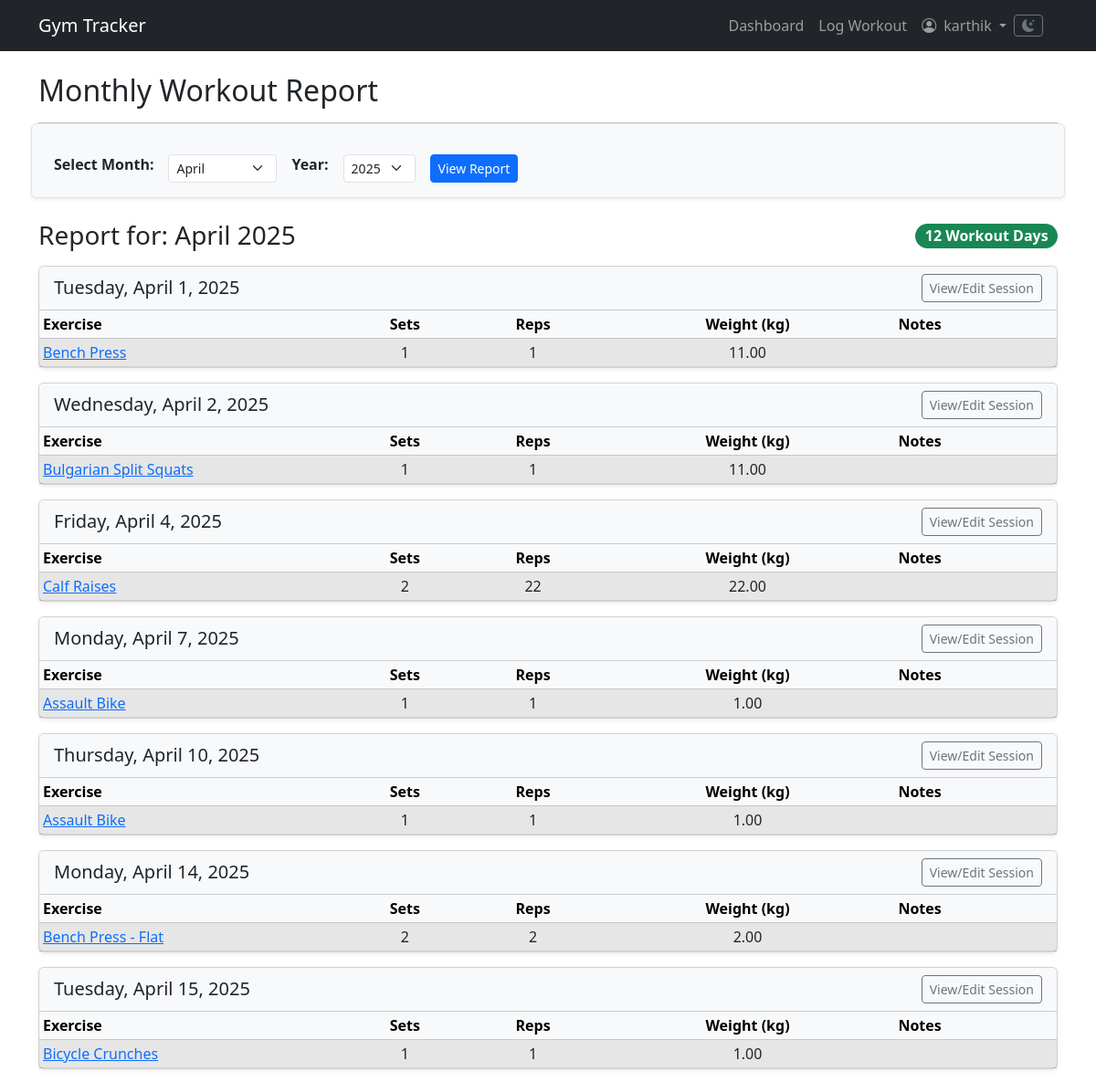
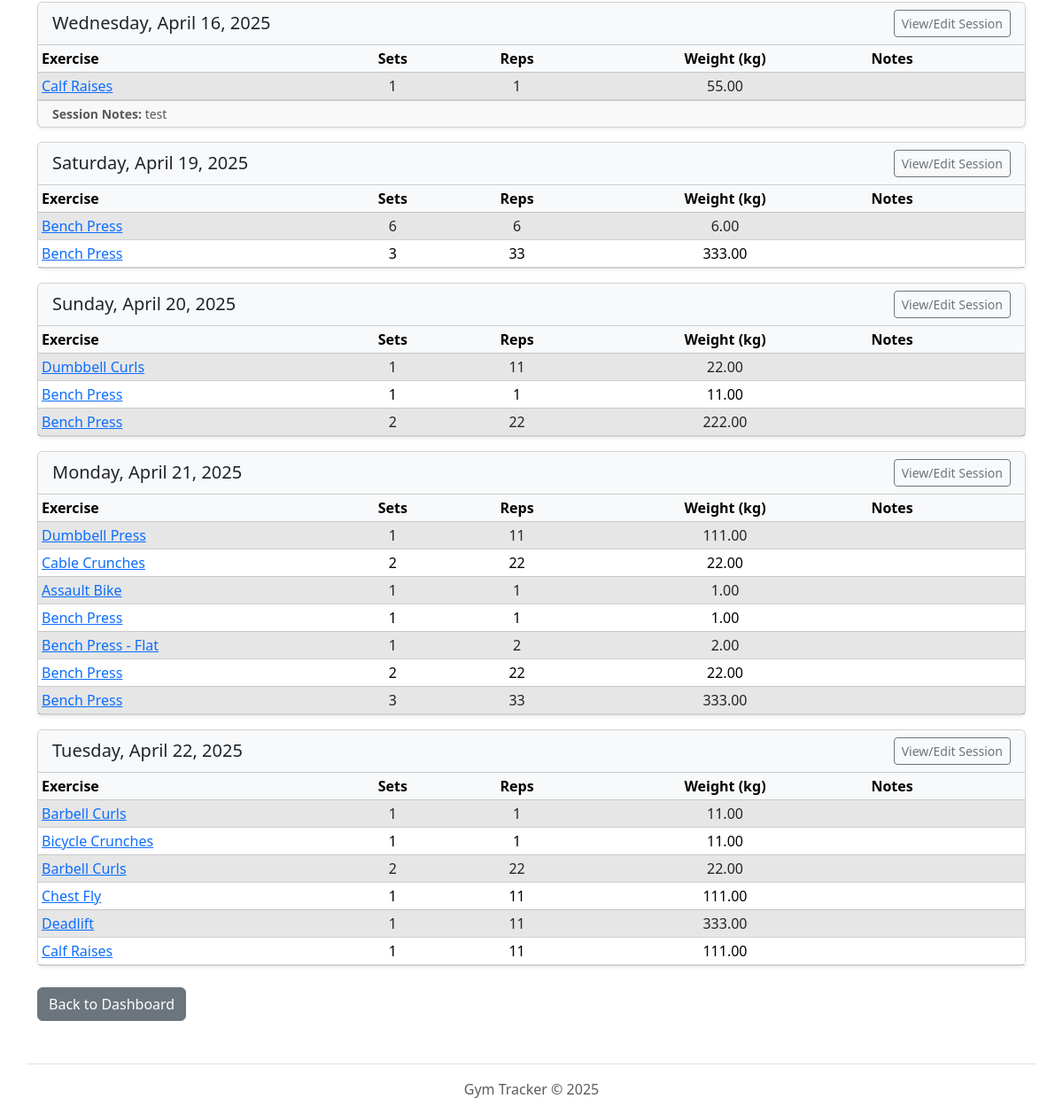
Page /workouts/report/monthly/ (signed in) on the earlier database version (2 pictures, top to bottom).
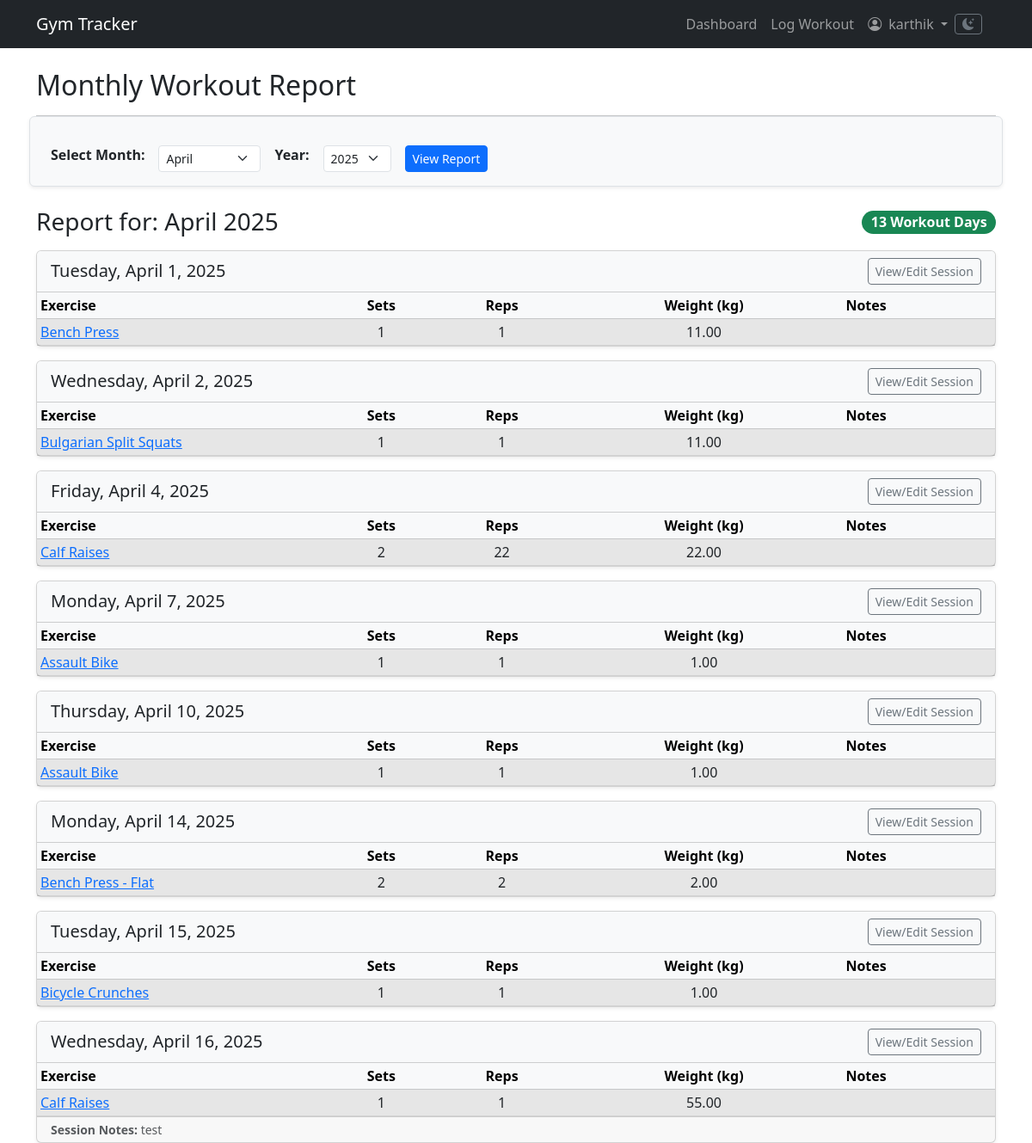
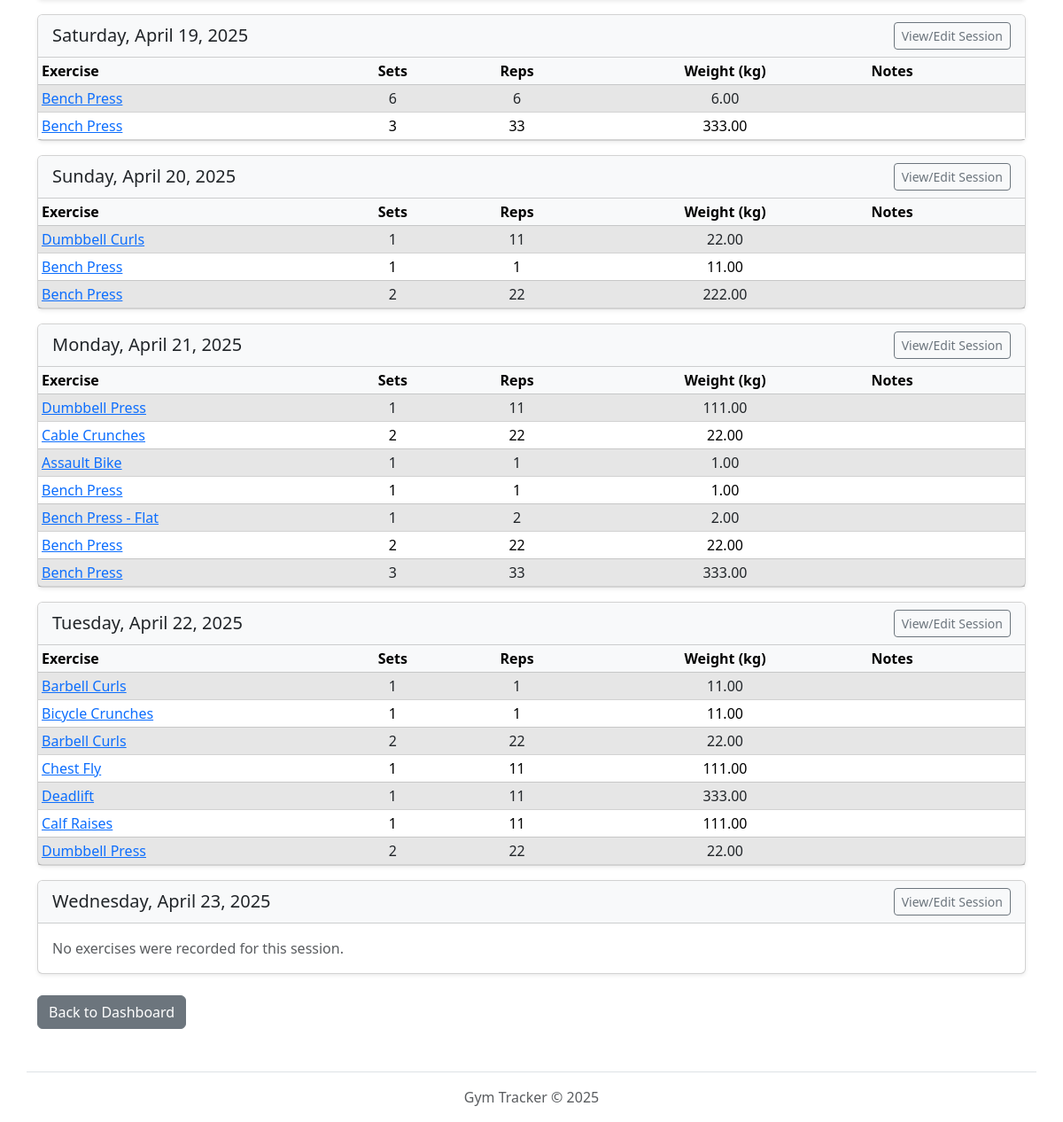
Same page on the later database version (2 pictures, top to bottom).
### workouts/models.py (models this page shows, shortened)
class WorkoutSession(models.Model):
    user = models.ForeignKey(User, on_delete=models.CASCADE)
    date = models.DateField(default=timezone.now)
    created_at = models.DateTimeField(auto_now_add=True)
    notes = models.TextField(blank=True, null=True)
    class Meta:
        unique_together = ('user', 'date')
        ordering = ['-date']

class WorkoutLog(models.Model):
    session = models.ForeignKey(WorkoutSession, related_name='logs', on_delete=models.CASCADE)
    exercise = models.ForeignKey(Exercise, on_delete=models.PROTECT)  # Protect exercise from deletion if used
    sets = models.PositiveIntegerField(blank=True, null=True)
    reps = models.PositiveIntegerField(blank=True, null=True)
    weight = models.DecimalField(max_digits=6, decimal_places=2, blank=True, null=True)
    duration = models.DurationField(blank=True, null=True)  # e.g., for cardio
    notes = models.TextField(blank=True, null=True)

class Exercise(models.Model):
    name = models.CharField(max_length=100, unique=True)
    description = models.TextField(blank=True, null=True)

### workouts/views.py (the view, shortened to what this page needs)
# urls.py: path('report/monthly/', views.monthly_report_view, name='monthly_report'),
@login_required
def monthly_report_view(request, year=None, month=None):
    if year is None or month is None:
        year_str = request.GET.get('year')
        month_str = request.GET.get('month')
        if year_str and month_str:
            try:
                year = int(year_str)
                month = int(month_str)
                if not (1 <= month <= 12): raise ValueError("Invalid Month")
                current_yr = timezone.now().year
                if not (current_yr - 10 <= year <= current_yr + 1): raise ValueError("Invalid Year")
                return redirect('workouts:monthly_report_specific', year=year, month=month)
            except ValueError:
                messages.error(request, "Invalid date selection. Showing current month.")
                today = timezone.now().date()
                year = today.year
                month = today.month
        else:
            today = timezone.now().date()
            year = today.year
            month = today.month
    try:
        target_date = datetime.date(year, month, 1)
        start_date = target_date # Start date is the first of the month
        if month == 12: end_date = datetime.date(year + 1, 1, 1)
        else: end_date = datetime.date(year, month + 1, 1)
    except ValueError: # Should not happen if validation above is correct, but safety check
        messages.error(request, "Failed to construct date range. Showing current month.")
        today = timezone.now().date()
        year = today.year
        month = today.month
        target_date = datetime.date(year, month, 1)
        start_date = target_date
        if month == 12: end_date = datetime.date(year + 1, 1, 1)
        else: end_date = datetime.date(year, month + 1, 1)
    try:
        sessions_in_month = WorkoutSession.objects.filter(
            user=request.user,
            date__gte=start_date,
            date__lt=end_date
        ).prefetch_related(
            'logs', 'logs__exercise'
        ).order_by('date')
    except Exception as e:
         messages.error(request, f"Error fetching report data: {e}")
         sessions_in_month = WorkoutSession.objects.none()
    total_workout_days = sessions_in_month.count()
    current_year = timezone.now().year
    available_years = range(current_year, current_year - 6, -1)
    available_months = [(m, datetime.date(year, m, 1).strftime('%B')) for m in range(1, 13)]
    context = {
        'report_year': year,
        'report_month': month,
        'report_month_name': target_date.strftime('%B'),
        'total_workout_days': total_workout_days,
        'sessions': sessions_in_month,
        'available_years': available_years,
        'available_months': available_months,
    }
    return render(request, 'workouts/monthly_report.html', context)

### workouts/templates/workouts/monthly_report.html (shortened to what this page needs)
{% extends 'workouts/base.html' %}
{% load static %}
{% block content %}
<div class="container mt-4">
    <h2>Monthly Workout Report</h2>
    <hr>
    <form method="GET" action="{% url 'workouts:monthly_report' %}" class="row g-3 align-items-center mb-4 p-3 border rounded bg-light shadow-sm">
        <div class="col-auto">
            <label for="monthSelect" class="form-label fw-bold">Select Month:</label>
        </div>
        <div class="col-auto">
            <select name="month" id="monthSelect" class="form-select form-select-sm">
                {% for month_num, month_name in available_months %}
                    <option value="{{ month_num }}" {% if month_num == report_month %}selected{% endif %}>{{ month_name }}</option>
                {% endfor %}
            </select>
        </div>
        <div class="col-auto">
             <label for="yearSelect" class="form-label fw-bold">Year:</label>
        </div>
         <div class="col-auto">
             <select name="year" id="yearSelect" class="form-select form-select-sm">
                 {% for yr in available_years %}
                    <option value="{{ yr }}" {% if yr == report_year %}selected{% endif %}>{{ yr }}</option>
                 {% endfor %}
             </select>
        </div>
        <div class="col-auto">
            <button type="submit" class="btn btn-primary btn-sm">View Report</button>
        </div>
    </form>
    <div class="d-flex justify-content-between align-items-center mb-3">
        <h3 class="mb-0">Report for: {{ report_month_name }} {{ report_year }}</h3>
        {% if total_workout_days > 0 %}
             <span class="badge bg-success rounded-pill fs-6">
                 {{ total_workout_days }} Workout Day{{ total_workout_days|pluralize }}
             </span>
        {% endif %}
    </div>
    {% if sessions %}
        {% for session in sessions %}
            <div class="card mb-3 shadow-sm">
                <div class="card-header bg-light d-flex justify-content-between align-items-center py-2">
                     <h5 class="mb-0">{{ session.date|date:"l, F j, Y" }}</h5>
                     <a href="{% url 'workouts:workout_detail' session_id=session.id %}" class="btn btn-outline-secondary btn-sm py-1" title="View or Edit this Session's Details">
                         View/Edit Session
                     </a>
                </div>
                <div class="card-body p-0">
                    {% with logs=session.logs.all %}
                        {% if logs %}
                            <div class="table-responsive">
                                <table class="table table-sm table-striped table-hover mb-0">
                                    <thead class="table-light">
                                        <tr>
                                            <th scope="col" style="width: 30%;">Exercise</th>
                                            <th scope="col" class="text-center">Sets</th>
                                            <th scope="col" class="text-center">Reps</th>
                                            <th scope="col" class="text-center">Weight (kg)</th>
                                            <th scope="col">Notes</th>
                                        </tr>
                                    </thead>
                                    <tbody>
                                        {% for log in logs %}
                                        <tr>
                                            <td>
                                                 <a href="{% url 'workouts:exercise_stats' exercise_id=log.exercise.id %}" title="View stats for {{ log.exercise.name }}">
                                                     {{ log.exercise.name }}
                                                 </a>
                                            </td>
                                            <td class="text-center">{{ log.sets|default:"-" }}</td>
                                            <td class="text-center">{{ log.reps|default:"-" }}</td>
                                            <td class="text-center">{{ log.weight|default:"-" }}</td>
                                            <td>{{ log.notes|default:""|linebreaksbr }}</td>
                                        </tr>
                                        {% endfor %}
                                    </tbody>
                                </table>
                            </div>
                        {% else %}
                            <p class="card-text p-3 text-muted mb-0">No exercises were recorded for this session.</p>
                        {% endif %}
                    {% endwith %}
                </div>
                {% if session.notes %}
                <div class="card-footer text-muted small py-1">
                    <strong>Session Notes:</strong> {{ session.notes|linebreaksbr }}
                </div>
                {% endif %}
            </div>
        {% endfor %}
    {% else %}
        <div class="alert alert-info mt-4" role="alert">
            You didn't log any workouts in {{ report_month_name }} {{ report_year }}.
        </div>
    {% endif %}
    <div class="mt-4 mb-5">
        <a href="{% url 'workouts:dashboard' %}" class="btn btn-secondary">Back to Dashboard</a>
    </div>
</div>
{% endblock %}

### workouts/templates/workouts/base.html (shortened to what this page needs)
{% load static %}
<html lang="en">
<head>
    <link href="https://cdn.jsdelivr.net/npm/bootstrap@5.3.2/dist/css/bootstrap.min.css" rel="stylesheet"
>
    <link rel="stylesheet" href="https://cdn.jsdelivr.net/npm/bootstrap-icons@1.11.3/font/bootstrap-icons.min.css">
    <link href="https://cdn.jsdelivr.net/npm/tom-select@2.3.1/dist/css/tom-select.bootstrap5.css" rel="stylesheet">
</head>
<body>
<nav class="navbar navbar-expand-lg navbar-dark bg-dark mb-4">
    <div class="container">
        <a class="navbar-brand" href="{% url 'home' %}">Gym Tracker</a>
        <div class="collapse navbar-collapse" id="navbarNav">
            <ul class="navbar-nav ms-auto mb-2 mb-lg-0">
                {% if user.is_authenticated %}
                <li class="nav-item">
                    <a class="nav-link {% if request.resolver_match.view_name == 'workouts:dashboard' %}active{% endif %}"
                       href="{% url 'workouts:dashboard' %}">Dashboard</a>
                </li>
                <li class="nav-item">
                    <a class="nav-link {% if request.resolver_match.view_name == 'workouts:log_workout_date' or request.resolver_match.view_name == 'workouts:log_workout_today' %}active{% endif %}"
                       href="{% url 'workouts:log_workout_today' %}">Log Workout</a>
                </li>
                <li class="nav-item dropdown">
                    <a class="nav-link dropdown-toggle" href="#" id="navbarUserDropdown" role="button"
                       data-bs-toggle="dropdown" aria-expanded="false">
                        <i class="bi bi-person-circle me-1"></i>
                        {{ user.username }}
                    </a>
                </li>
                {% endif %}
            </ul>
            <li class="nav-item d-flex align-items-center me-3">
                <button class="btn btn-outline-secondary btn-sm" id="darkModeToggle" title="Toggle dark mode">
                    <i class="bi bi-moon-stars-fill"></i>
                </button>
            </li>
        </div>
    </div>
</nav>
<main role="main">
    {% block content %}{% endblock %}
</main>
<footer class="container mt-5 py-3 border-top text-center text-muted">
    Gym Tracker © {% now "Y" %}
</footer>
</body>
</html>

### workouts/templates/workouts/base.html (style rules this page uses)
:root { --body-bg: #ffffff; --body-color: #212529; --card-bg: #ffffff; --card-border-color: rgba(0, 0, 0, 0.175); --link-color: #0d6efd; --link-hover-color: #0a58ca; --navbar-bg: #212529; --navbar-color: rgba(255, 255, 255, 0.55); --navbar-active-color: #ffffff; --navbar-hover-color: rgba(255, 255, 255, 0.75); --table-striped-bg: rgba(0, 0, 0, 0.05); --bs-body-bg-rgb: 255, 255, 255; --bs-body-color-rgb: 33, 37, 41; color-scheme: light; }
body { background-color: var(--body-bg); color: var(--body-color); transition: background-color 0.2s ease-in-out, color 0.2s ease-in-out; }
a { color: var(--link-color); }
.navbar { background-color: var(--navbar-bg) !important; }
.navbar-dark .navbar-nav .nav-link { color: var(--navbar-color); }
.navbar-dark .navbar-brand { color: var(--navbar-active-color); }
.card { background-color: var(--card-bg); border-color: var(--card-border-color); }
.table { color: var(--body-color); border-color: var(--card-border-color); }
.table-striped > tbody > tr:nth-of-type(odd) > * { background-color: var(--table-striped-bg); color: var(--body-color); }

Differences in the rows shown:
added WorkoutLog: exercise.name "Dumbbell Press", sets "2", reps "22", weight "22.00", shown under WorkoutSession "Tuesday, April 22, 2025"
added WorkoutSession: date "Wednesday, April 23, 2025", shows "No exercises were recorded for this session."
Other differences:
{{ total_workout_days }}: "12" → "13"
